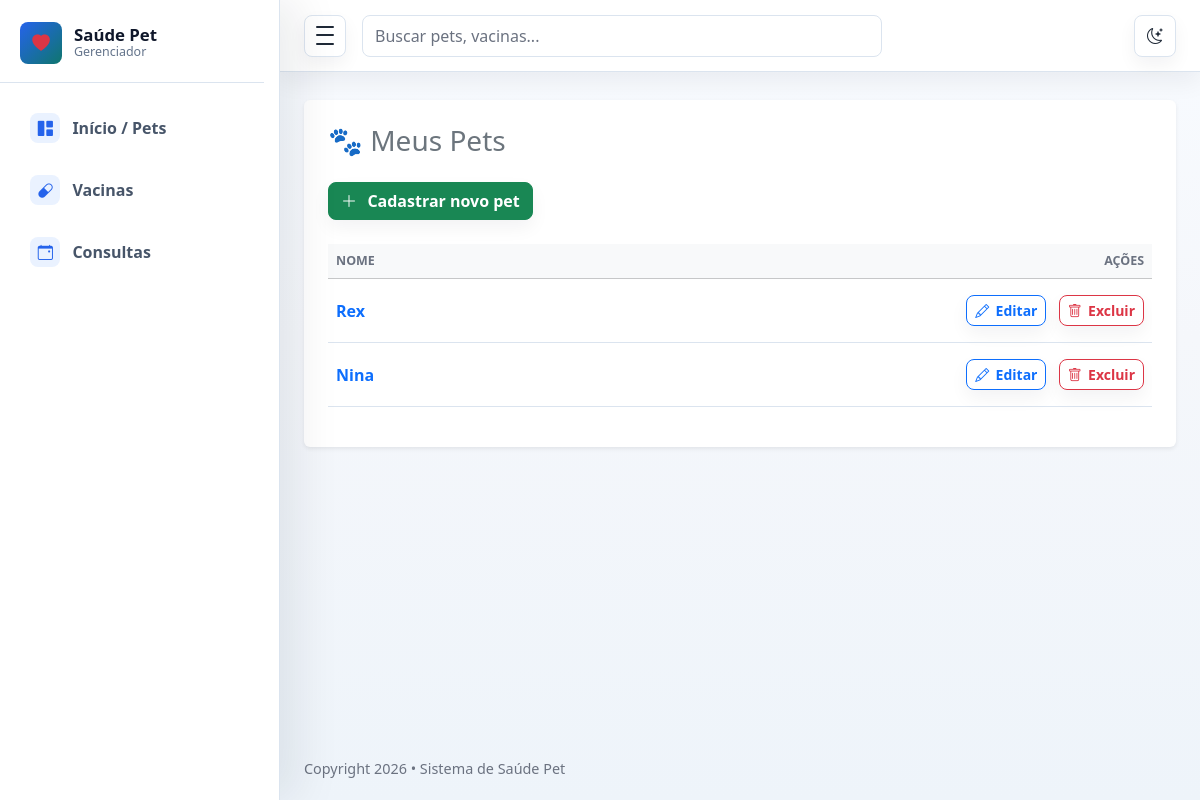
Before: /pet/lista-pets/ (signed in) with the older database file.
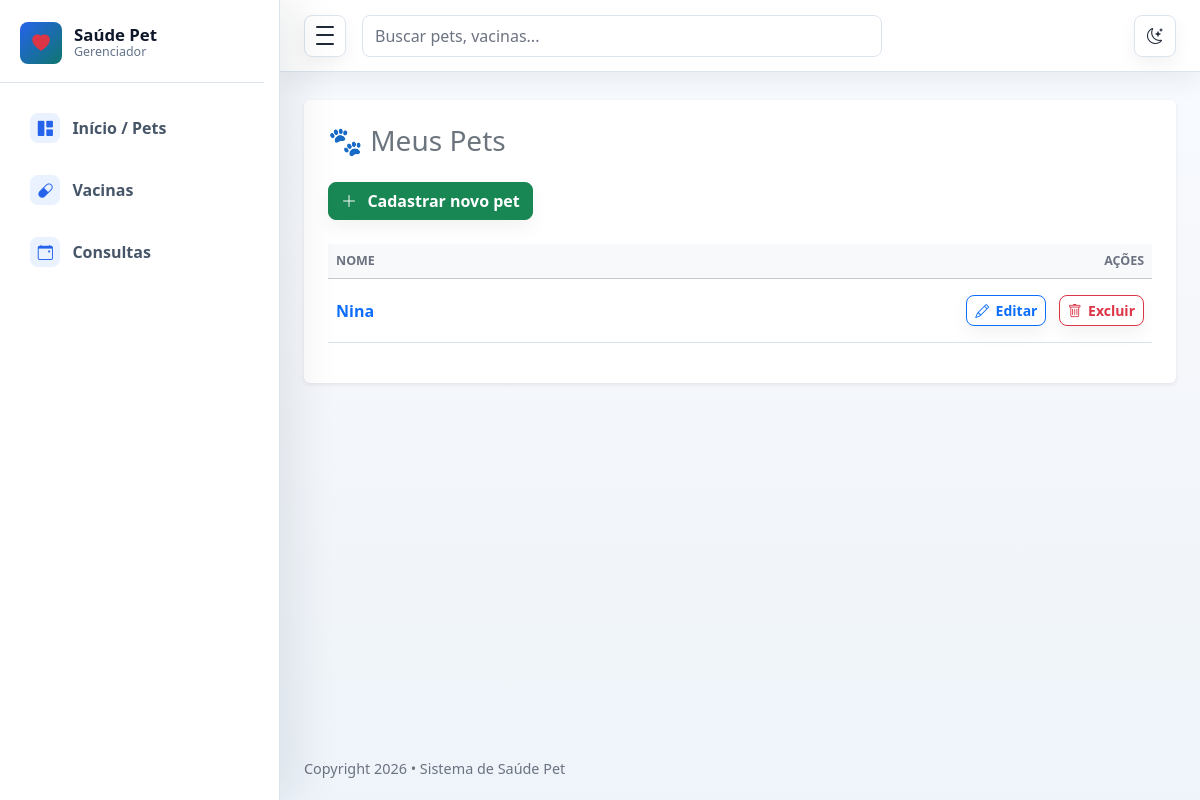
After: the same page with the newer database file.
### polls/models.py (models this page shows, shortened)
class Pet(models.Model):
    tutor = models.ForeignKey(Tutor, on_delete=models.CASCADE, related_name='pets', null=True, blank=True)
    nome = models.CharField(max_length=100)
    especie = models.CharField(max_length=50)
    raca = models.CharField(max_length=50, blank=True)
    peso_atual = models.FloatField(help_text="Peso em kg")
    data_nascimento = models.DateField()

### polls/views.py (the view)
# urls.py: path('lista-pets/', views.lista_pets, name='lista_pets'),
@login_required
def lista_pets(request):
    todos_os_pets = Pet.objects.all()
    context = {'lista_pets': todos_os_pets}
    return render(request, 'polls/lista_pets.html', context)

### polls/templates/polls/lista_pets.html
{% extends 'polls/base.html' %}
{% block content %}
<div class="card shadow-sm border-0">
    <div class="card-body p-4">
        <h1 class="h3 mb-4 text-secondary">🐾 Meus Pets</h1>
        <div class="mb-4">
            <a href="{% url 'polls:novo_pet' %}" class="btn btn-success">
                <i class="bi bi-plus-lg me-1"></i> Cadastrar novo pet
            </a>
        </div>
        {% if lista_pets %}
        <div class="table-responsive">
            <table class="table table-hover align-middle">
                <thead class="table-light">
                    <tr>
                        <th>Nome</th>
                        <th class="text-end">Ações</th>
                    </tr>
                </thead>
                <tbody>
                    {% for pet in lista_pets %}
                    <tr>
                        <td>
                            <a href="{% url 'polls:detalhes_pet' pet.id %}" class="text-decoration-none fw-semibold">
                                {{ pet.nome }}
                            </a>
                        </td>
                        <td class="text-end">
                            <a href="{% url 'polls:editar_pet' pet.pk %}" class="btn btn-sm btn-outline-primary me-2">
                                <i class="bi bi-pencil"></i> Editar
                            </a>
                            <a href="{% url 'polls:deletar_pet' pet.pk %}" onclick="return confirm('Tem certeza?')" class="btn btn-sm btn-outline-danger">
                                <i class="bi bi-trash"></i> Excluir
                            </a>
                        </td>
                    </tr>
                    {% endfor %}
                </tbody>
            </table>
        </div>
        {% else %}
        <div class="alert alert-info mb-0" role="alert">
            <i class="bi bi-info-circle me-2"></i> Nenhum pet cadastrado.
        </div>
        {% endif %}
    </div>
</div>
{% endblock %}

### polls/templates/polls/base.html (shortened to what this page needs)
{% load static %}
<!DOCTYPE html>
<html lang="pt-br">
<head>
  <link rel="stylesheet" href="{% static 'polls/assets/css/bootstrap.min.css' %}">
  <link rel="stylesheet" href="{% static 'polls/assets/vendors/bootstrap-icons/bootstrap-icons.css' %}">
  <link rel="stylesheet" href="{% static 'polls/assets/css/style.css' %}">
</head>
<body>
  <div class="admin-shell">
    <aside class="admin-sidebar" id="adminSidebar" aria-label="Main navigation">
      <div class="sidebar-header">
        <a class="brand-mark" href="{% url 'polls:lista_pets' %}" aria-label="adminHMD dashboard">
          <span class="brand-icon"><i class="bi bi-heart-fill text-danger" aria-hidden="true"></i></span>
          <span class="brand-copy">
            <span class="brand-title">Saúde Pet</span>
            <span class="brand-subtitle">Gerenciador</span>
          </span>
        </a>
      </div>
      <nav class="sidebar-nav">
        <a class="nav-link" href="{% url 'polls:lista_pets' %}">
          <span class="nav-icon"><i class="bi bi-grid-1x2-fill" aria-hidden="true"></i></span>
          <span class="nav-text">Início / Pets</span>
        </a>
        <a class="nav-link" href="{% url 'polls:pagina_vacinas' %}">
          <span class="nav-icon"><i class="bi bi-capsule" aria-hidden="true"></i></span>
          <span class="nav-text">Vacinas</span>
        </a>
        <a class="nav-link" href="{% url 'polls:pagina_consultas' %}">
          <span class="nav-icon"><i class="bi bi-calendar-event" aria-hidden="true"></i></span>
          <span class="nav-text">Consultas</span>
        </a>
      </nav>
    </aside>
    <div class="admin-main">
      <nav class="navbar admin-navbar navbar-expand bg-white">
        <div class="container-fluid px-3 px-lg-4">
          <button class="sidebar-toggle" type="button" data-sidebar-toggle aria-controls="adminSidebar" aria-expanded="true" aria-label="Toggle sidebar">
            <span></span>
            <span></span>
            <span></span>
          </button>
          <form class="d-none d-md-flex ms-3 flex-grow-1" role="search">
            <input class="form-control search-input" type="search" placeholder="Buscar pets, vacinas..." aria-label="Search">
          </form>
          <div class="navbar-actions ms-auto">
            <button class="icon-button theme-toggle" type="button" data-theme-toggle aria-label="Switch color theme" title="Switch color theme">
              <i class="bi bi-moon-stars" data-theme-icon aria-hidden="true"></i>
            </button>
          </div>
        </div>
      </nav>
      <main class="dashboard-content">
        <div class="container-fluid px-3 px-lg-4 py-4">
          {% block content %}
          {% endblock %}
        </div>
      </main>
      <footer class="admin-footer">
        <div class="container-fluid px-3 px-lg-4">
          <span>Copyright 2026 • Sistema de Saúde Pet</span>
        </div>
      </footer>
    </div>
  </div>
</body>
</html>

Changed rows visible on the page:
removed Pet: nome "Rex"
